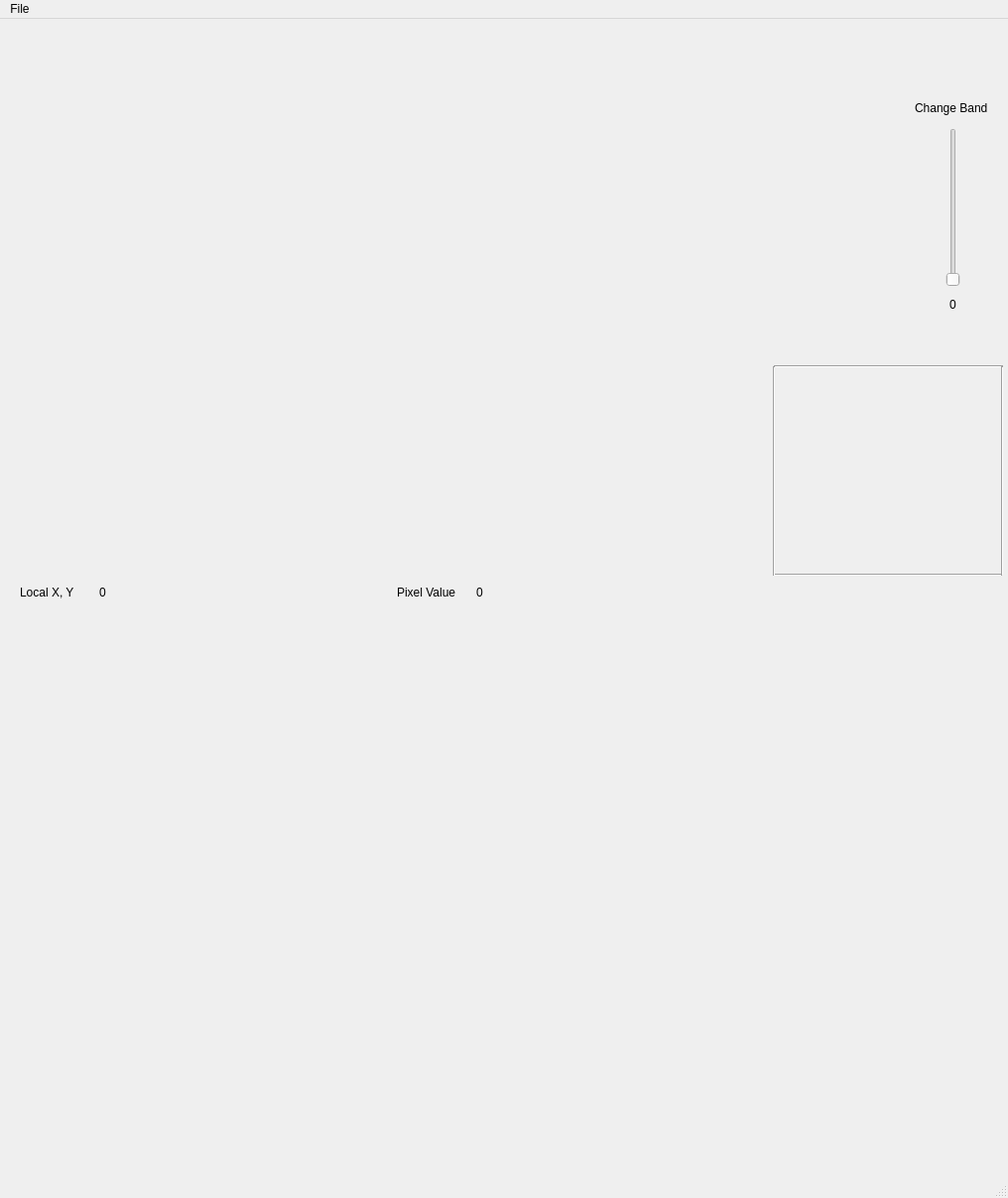
<?xml version="1.0" encoding="UTF-8"?>
<ui version="4.0">
 <class>specPy</class>
 <widget class="QMainWindow" name="specPy">
  <property name="geometry">
   <rect>
    <x>0</x>
    <y>0</y>
    <width>1016</width>
    <height>1207</height>
   </rect>
  </property>
  <property name="windowTitle">
   <string>MainWindow</string>
  </property>
  <widget class="QWidget" name="centralwidget">
   <widget class="QWidget" name="gridLayoutWidget">
    <property name="geometry">
     <rect>
      <x>20</x>
      <y>30</y>
      <width>751</width>
      <height>531</height>
     </rect>
    </property>
    <layout class="QGridLayout" name="hsImage"/>
   </widget>
   <widget class="QWidget" name="gridLayoutWidget_2">
    <property name="geometry">
     <rect>
      <x>780</x>
      <y>350</y>
      <width>231</width>
      <height>211</height>
     </rect>
    </property>
    <layout class="QGridLayout" name="hsPlot"/>
   </widget>
   <widget class="QSlider" name="hsImageSlider">
    <property name="geometry">
     <rect>
      <x>950</x>
      <y>110</y>
      <width>22</width>
      <height>160</height>
     </rect>
    </property>
    <property name="maximum">
     <number>222</number>
    </property>
    <property name="value">
     <number>0</number>
    </property>
    <property name="orientation">
     <enum>Qt::Vertical</enum>
    </property>
   </widget>
   <widget class="QLabel" name="pixLocal">
    <property name="geometry">
     <rect>
      <x>100</x>
      <y>570</y>
      <width>301</width>
      <height>16</height>
     </rect>
    </property>
    <property name="text">
     <string>0</string>
    </property>
   </widget>
   <widget class="QLabel" name="pixValue">
    <property name="geometry">
     <rect>
      <x>480</x>
      <y>570</y>
      <width>281</width>
      <height>16</height>
     </rect>
    </property>
    <property name="text">
     <string>0</string>
    </property>
   </widget>
   <widget class="QLabel" name="label">
    <property name="geometry">
     <rect>
      <x>400</x>
      <y>570</y>
      <width>71</width>
      <height>16</height>
     </rect>
    </property>
    <property name="text">
     <string>Pixel Value</string>
    </property>
   </widget>
   <widget class="QLabel" name="label_2">
    <property name="geometry">
     <rect>
      <x>20</x>
      <y>570</y>
      <width>71</width>
      <height>16</height>
     </rect>
    </property>
    <property name="text">
     <string>Local X, Y</string>
    </property>
   </widget>
   <widget class="QLabel" name="imageShape">
    <property name="geometry">
     <rect>
      <x>790</x>
      <y>30</y>
      <width>151</width>
      <height>16</height>
     </rect>
    </property>
    <property name="text">
     <string/>
    </property>
   </widget>
   <widget class="QLabel" name="label_3">
    <property name="geometry">
     <rect>
      <x>922</x>
      <y>80</y>
      <width>81</width>
      <height>20</height>
     </rect>
    </property>
    <property name="text">
     <string>Change Band</string>
    </property>
   </widget>
   <widget class="QLabel" name="bandNumber">
    <property name="geometry">
     <rect>
      <x>940</x>
      <y>280</y>
      <width>41</width>
      <height>16</height>
     </rect>
    </property>
    <property name="text">
     <string>0</string>
    </property>
    <property name="alignment">
     <set>Qt::AlignCenter</set>
    </property>
   </widget>
   <widget class="Line" name="line">
    <property name="geometry">
     <rect>
      <x>780</x>
      <y>550</y>
      <width>231</width>
      <height>21</height>
     </rect>
    </property>
    <property name="orientation">
     <enum>Qt::Horizontal</enum>
    </property>
   </widget>
   <widget class="Line" name="line_2">
    <property name="geometry">
     <rect>
      <x>780</x>
      <y>340</y>
      <width>231</width>
      <height>21</height>
     </rect>
    </property>
    <property name="orientation">
     <enum>Qt::Horizontal</enum>
    </property>
   </widget>
   <widget class="Line" name="line_3">
    <property name="geometry">
     <rect>
      <x>770</x>
      <y>350</y>
      <width>20</width>
      <height>211</height>
     </rect>
    </property>
    <property name="orientation">
     <enum>Qt::Vertical</enum>
    </property>
   </widget>
   <widget class="Line" name="line_4">
    <property name="geometry">
     <rect>
      <x>1000</x>
      <y>350</y>
      <width>20</width>
      <height>211</height>
     </rect>
    </property>
    <property name="orientation">
     <enum>Qt::Vertical</enum>
    </property>
   </widget>
   <widget class="QWidget" name="gridLayoutWidget_3">
    <property name="geometry">
     <rect>
      <x>20</x>
      <y>600</y>
      <width>751</width>
      <height>541</height>
     </rect>
    </property>
    <layout class="QGridLayout" name="procView"/>
   </widget>
  </widget>
  <widget class="QMenuBar" name="menubar">
   <property name="geometry">
    <rect>
     <x>0</x>
     <y>0</y>
     <width>1016</width>
     <height>26</height>
    </rect>
   </property>
   <widget class="QMenu" name="menuFile">
    <property name="title">
     <string>File</string>
    </property>
    <addaction name="actionImport"/>
   </widget>
   <addaction name="menuFile"/>
  </widget>
  <widget class="QStatusBar" name="statusbar"/>
  <action name="actionImport">
   <property name="text">
    <string>Import...</string>
   </property>
  </action>
 </widget>
 <resources/>
 <connections/>
</ui>
